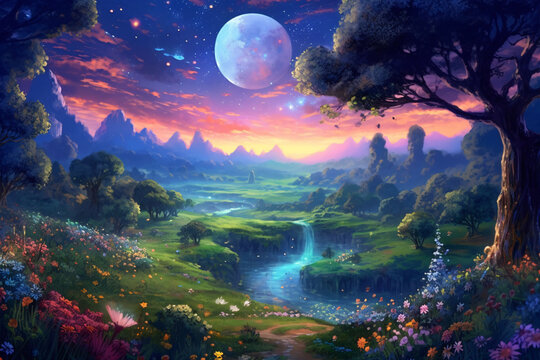
#> input picture Lab_7/scene.jpg, 540 x 360 px
$ python Lab7.py
#> lines starting #> are read from the running program, lines starting #| are printed output that depends on the picture; after the words box and inside, x2 and y2 are one past the last pixel; in counts of white or black regions, pixels touching at a corner belong together
import cv2
import numpy as np
import matplotlib.pyplot as plt


# Load image in grayscale
image = cv2.imread('scene.jpg', cv2.IMREAD_GRAYSCALE)
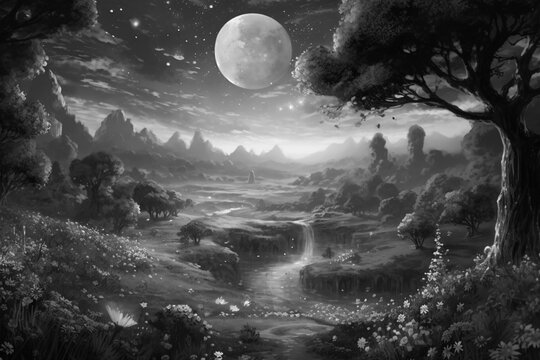
#> image: shape (360, 540); min 0, max 255, mean 75.4

# Apply simple thresholding
_, thresh_simple = cv2.threshold(image, 127, 255, cv2.THRESH_BINARY)
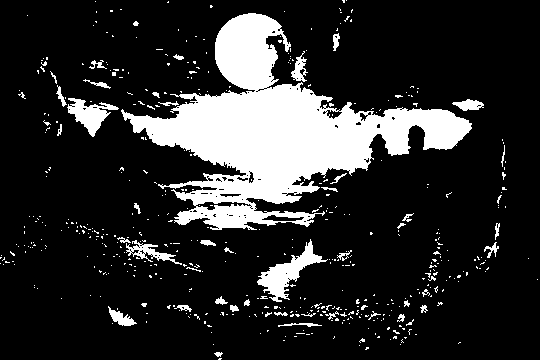
#> thresh_simple: shape (360, 540); 17.3% white; 504 white regions (459 under 20 px), largest, box (x1, y1, x2, y2) and area: (121, 13, 472, 230) 26978, (257, 239, 328, 302) 1345, (67, 98, 119, 137) 863

# Apply adaptive mean thresholding
thresh_adaptive_mean = cv2.adaptiveThreshold(image, 255, cv2.ADAPTIVE_THRESH_MEAN_C
, cv2.THRESH_BINARY, 11, 2)
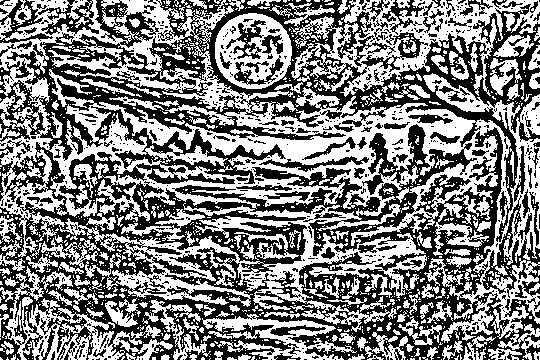
#> thresh_adaptive_mean: shape (360, 540); 50.4% white; 819 black regions (710 under 20 px), largest, box (x1, y1, x2, y2) and area: (0, 0, 540, 360) 81966, (482, 195, 540, 298) 1690, (38, 0, 99, 36) 804

# Apply adaptive Gaussian thresholding
thresh_adaptive_gaussian = cv2.adaptiveThreshold(image, 255, cv2.ADAPTIVE_THRESH_GAUSSIAN_C
, cv2.THRESH_BINARY, 11, 2)
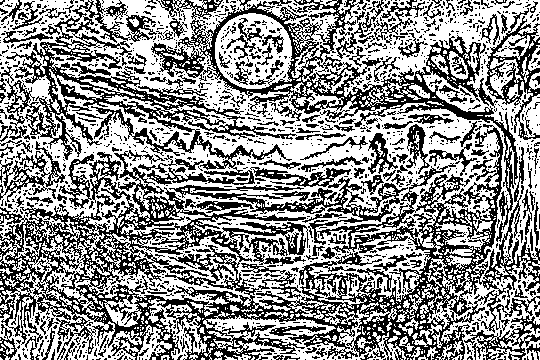
#> thresh_adaptive_gaussian: shape (360, 540); 56.4% white; black in thin lines or dots

# Apply Otsu’s binarization
_, thresh_otsu = cv2.threshold(image, 0, 255, cv2.THRESH_BINARY + cv2.THRESH_OTSU)
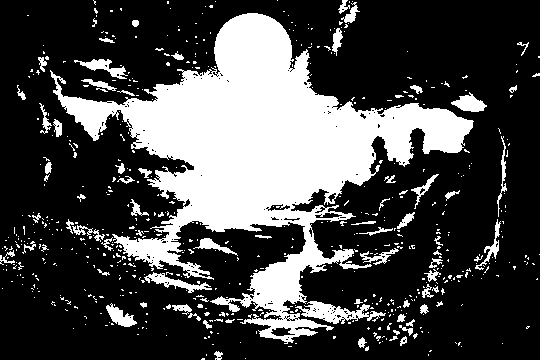
#> thresh_otsu: shape (360, 540); 28.1% white; 616 white regions (539 under 20 px), largest, box (x1, y1, x2, y2) and area: (50, 13, 474, 344) 45192, (295, 301, 386, 324) 899, (144, 272, 212, 293) 444

# Show simple thresholding image
plt.imshow(thresh_simple, cmap='gray')
plt.title('Simple Thresholding')
plt.show()

# Show adaptive results
plt.subplot(1, 2, 1), plt.imshow(thresh_adaptive_mean, cmap='gray')
plt.title('Adaptive Mean Thresholding')
plt.subplot(1, 2, 2), plt.imshow(thresh_adaptive_gaussian, cmap='gray')
plt.title('Adaptive Gaussian Thresholding')
plt.show()

# Show Otsu’s binarization result
plt.imshow(thresh_otsu, cmap='gray')
plt.title('Otsu’s Binarization')
plt.show()
